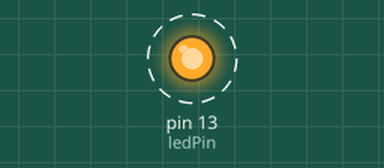
This sketch was run on a simulated Arduino Uno, built with avr-gcc and run on an emulated ATmega328P. Shown: output pins drawn as LEDs (lit = HIGH). Dashed ring = blinking.

Above: at 0.5 s.
Timing chart, 0 to 4.6 s (numbered marks = the images above):
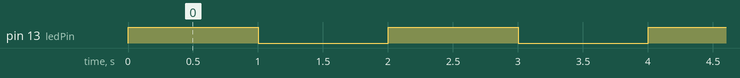

Measured:
- by itself, pin 13 (ledPin): alternates HIGH for 1.0 s and LOW for 1.0 s

The sketch:

Blink.ino
```cpp
// the setup function runs once when you press reset or power the board
int ledPin= 13;
int mydelay= 1000;
void setup() {
  // initialize digital pin LED_BUILTIN as an output.
  pinMode(ledPin, OUTPUT);
}

// the loop function runs over and over again forever
void loop() {
  digitalWrite(ledPin, HIGH);  // turn the LED on (HIGH is the voltage level)
  delay(mydelay);                      // wait for a second
  digitalWrite(ledPin, LOW);   // turn the LED off by making the voltage LOW
  delay(mydelay);                      // wait for a second
}
```
